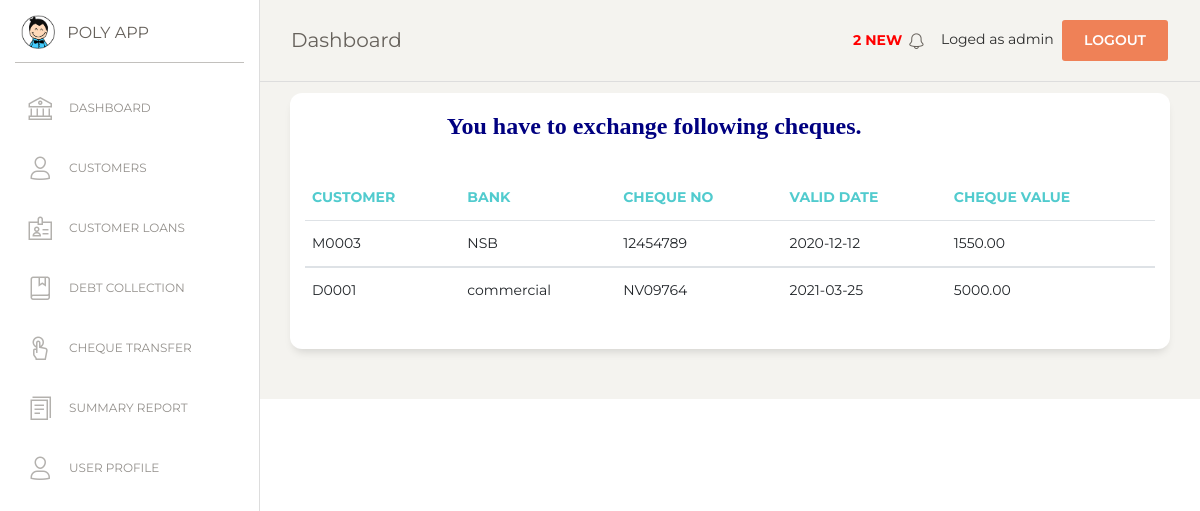
/notification.php (signed in), run on an earlier commit of the app's database.
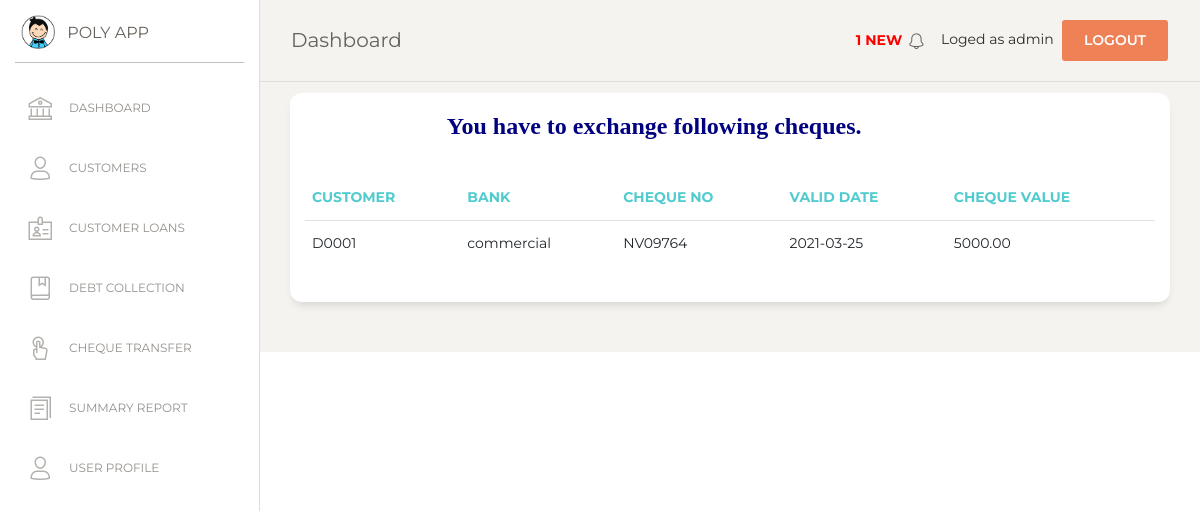
And on a later commit of the database.
### tables this page shows
CREATE TABLE `cheque` (
  `cheque_id` int(7) NOT NULL,
  `bank` varchar(50) NOT NULL,
  `cheque_no` varchar(50) NOT NULL,
  `valid_date` date NOT NULL,
  `exchange_date` date NOT NULL,
  `cheque_value` double(10,2) NOT NULL,
  `interest` int(5) NOT NULL,
  `exchange_amt` double(10,2) NOT NULL,
  `status` varchar(20) NOT NULL,
  `cust_id` varchar(10) NOT NULL
);

### msg_show.php (called while the page is built, shortened)
<?php
$con = mysqli_connect(DB_HOSTNAME,DB_USERNAME,DB_PASSWORD);
mysqli_select_db($con,DB_NAME);
$sql=mysqli_query($con,"SELECT * FROM cheque WHERE (valid_date <= CURDATE() OR valid_date = date_add(curdate(),interval 1 day)) AND status ='NYC' ORDER BY valid_date ASC");
$numRows = mysqli_num_rows($sql);
?>

### notification.php (the view, shortened to what the changed rows need)
<?php
include("msg_show.php");
if (!isset($_SESSION['loged_user'])) {
    header('location: login.php');
}else {
?>
<!DOCTYPE html>
<html lang="en">
<head>
  <link href="https://maxcdn.bootstrapcdn.com/font-awesome/latest/css/font-awesome.min.css" rel="stylesheet">
  <link href="assets/css/bootstrap.min.css" rel="stylesheet" />
  <link href="assets/css/paper-dashboard.css?v=2.0.1" rel="stylesheet" />
  <link href="assets/demo/demo.css" rel="stylesheet" />
</head>
<body class="">
  <div class="wrapper ">
    <div class="main-panel">
      <?php include('include/nav.php');  ?>
      <div class="content">
      <div class="row">
          <div class="col-md-12">
            <div class="card">
              <div class="card-body">
                <div class="table-responsive">
                  <table class="table">
                    <thead class="text-primary">
                      <th>  Customer</th>
                      <th>  Bank</th>
                      <th>  Cheque No</th>
                      <th>  Valid Date</th>
                      <th>  Cheque value</th>
                    </thead>
                    <tbody>
                      <?php
                      if($numRows > 0) {
                        while($row = mysqli_fetch_assoc($sql)) {
                          ?>
                          <tr>
                            <td>                      <?php echo $row['cust_id'] ?>       </td>
                            <td>                      <?php echo $row['bank'] ?>          </td>
                            <td>                      <?php echo $row['cheque_no']?>      </td>
                            <td>                      <?php echo $row['valid_date']  ?>   </td>
                            <td>                      <?php echo $row['cheque_value']  ?> </td>
                          </tr>
                    </tbody>
                           <?php
                        }
                      }
                    ?>
                    </table>
                </div>
              </div>
            </div>
          </div>
          </div>
        </div>
      </div>
    </div>
</body>
</html>
<?php
}
?>

### include/nav.php (shortened to what the changed rows need)
<nav class="navbar navbar-expand-lg navbar-absolute fixed-top navbar-transparent">
    <div class="container-fluid">
        <div class="collapse navbar-collapse justify-content-end" id="navigation">
        <ul class="navbar-nav">
            <li class="nav-item">
            <a class="nav-link" href="notification">
                <p style='color:red;'><b>
                <?php
                if($numRows>0){
                    echo " " . $numRows . " NEW ";
                }
                ?>
                </b></p>
            </a>
            </li>
        </ul>
        </div>
    </div>
</nav>

What changed in the data, as far as the page shows it:
no longer on this page (row edited): cheque: cust "M0003", bank "NSB", cheque_no "12454789", valid_date "2020-12-12", cheque_value "1550.00"
Also different on the page:
$numRows: "2" → "1"
